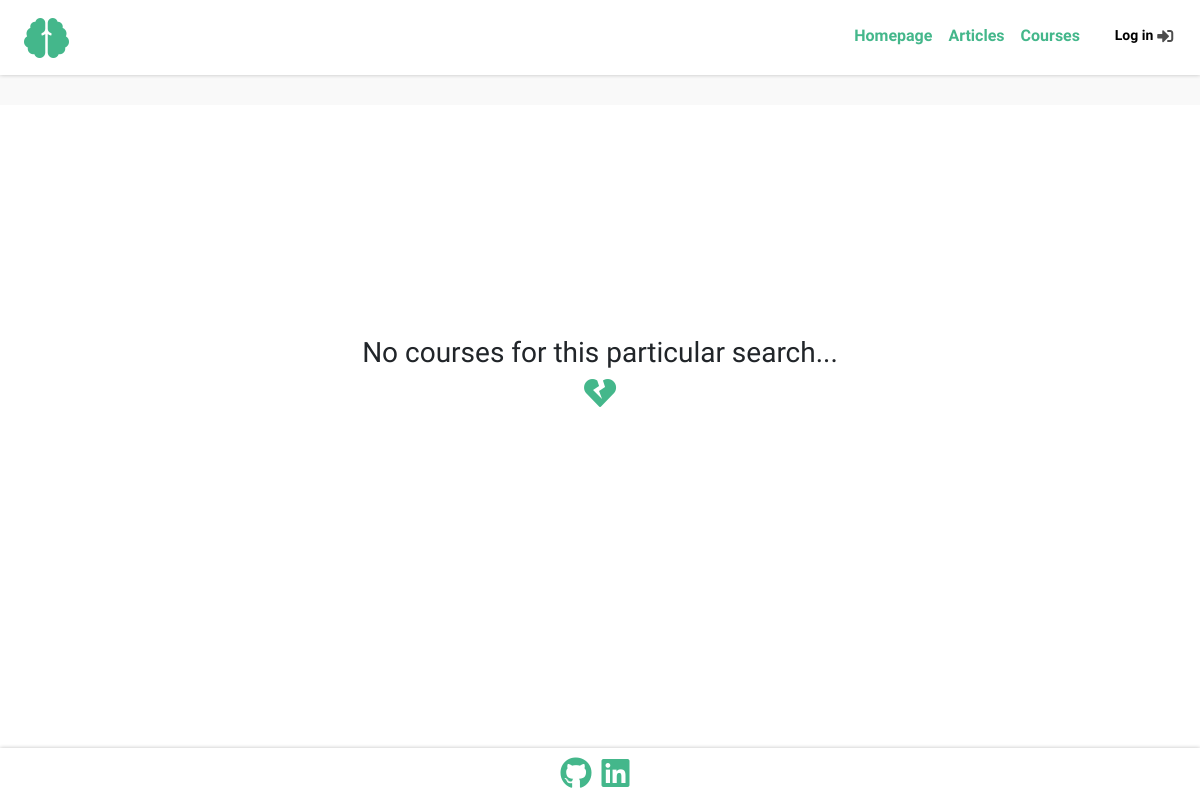
The app's page /courses/, older data.
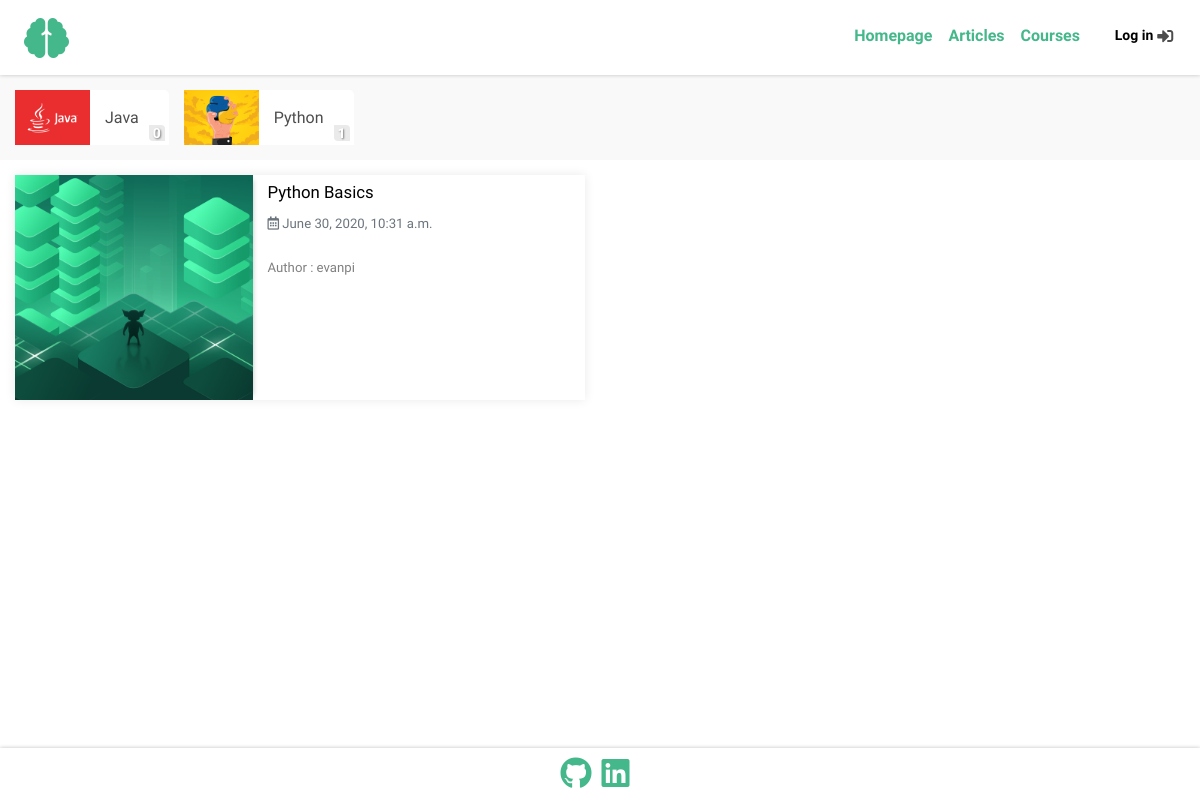
The same page, newer data.
### courses/models.py (models this page shows, shortened)
class CoursesCategories(models.Model):
    class Meta:
        verbose_name = 'Course Category'
        verbose_name_plural = 'Courses Categories'
    title = models.CharField(max_length=100, unique=True)
    slug = models.SlugField(editable=False,max_length=100,default='')
    image = models.ImageField(upload_to = "Courses_Categories_Images", default='', blank=True)

class Courses(models.Model, HitCountMixin):
    class Meta:
        verbose_name = 'Course'
        verbose_name_plural = 'Courses'
    category = models.ForeignKey(CoursesCategories, on_delete=models.SET_NULL, null=True, blank=True)
    title = models.CharField(max_length=256,unique=True)
    search = models.CharField(default='',editable=False,max_length=512)
    slug = models.SlugField(editable=False,max_length=256)
    subtitle = models.CharField(max_length=256, blank=True)
    image = models.ImageField(upload_to = "Courses_Images", default='')
    use_image_as_background_in_course = models.BooleanField(default=True)
    tags = TaggableManager(blank=True)
    created = models.DateTimeField(auto_now_add=True)
    updated = models.DateTimeField(auto_now=True)
    publish_date = models.DateTimeField()
    author = models.CharField(editable=False, default='', max_length=256)

### courses/views.py (the view)
# urls.py: path('', include('courses.urls')),
def courses(request):
    current_datetime = localtime(now())
    categories = CoursesCategories.objects.annotate(courses_count=Count('courses', filter=Q(courses__publish_date__lte=current_datetime)))
    courses = Courses.objects.filter(publish_date__lte=current_datetime).order_by('-publish_date')
    paginator = Paginator(courses, 6)
    page_number = request.GET.get('page')
    page_obj = paginator.get_page(page_number)
    context = {'categories':categories,'courses':courses,'page_obj':page_obj}
    return render(request, 'courses/courses.html', context)

### courses/templates/courses/courses.html (shortened to what this page needs)
{% extends 'courses/base.html' %}
{% load static %}
{% load courses %}
{% load thumbnail %}
{% block links %}
<link rel="stylesheet" href="{% static 'courses/css/courses.css' %}">
{% endblock %}
{% block main %}
{% include 'articles/navigation.html' %}
<div id="categories-container-wrapper" style="padding-top:15px; padding-bottom:15px; background:#f9f9f9;" class="text-center">
    {% for category in categories %}
    <div class="categories-container">
      <a href="#">
        {% thumbnail category.image "200x200" quality=91 as im %}
        <div style="background-image:url({{im.url}});" class="category-image-div">
        </div>
        {% endthumbnail %}
      </a>
      <a href="#">
        <div class="category-info">
          <span class="category-title" style="margin:0;">{{category.title}}</span>
          <div class="category-count">
            <span>{{category.courses_count}}</span>
          </div>
        </div>
      </a>
    </div>
    {% endfor %}
  </div>
  <div id="courses1">
    <div class="container-fluid">
      <div id="coursesContainer" class="row infinite-container">
        {% if courses.count != 0 %}
        {% for course in page_obj %}
        <div class="col-12 col-xl-6 infinite-item">
          <div class="container-fluid">
            <a href="{% url 'course' course.slug %}">
              <div class="row courseRow">
                {% thumbnail course.image "500x500" quality=91 as im %}
                <div style="background-image:url({{im.url}});" class="col-12 col-sm-6 col-xl-5 courseImageDiv">
                </div>
                {% endthumbnail %}
                <div class="col-12 col-sm-6 col-xl-7">
                  <div class="courseInfo">
                    <div class="title-Subtitle-Publised-Author">
                        <h4 class="courseTitle">{{course.title}}</h4>
                      <span class="text-muted published"><i class="far fa-calendar-alt"></i> {{course.publish_date}}</span><br>
                      <span class="author">Author : {{course.author}}</span>
                    </div>
                    <div style="display:flex; flex:1; justify-content:space-between; width:100%;">
                      <div class="tags">
                      </div>
                    </div>
                  </div>
                </div>
              </div>
            </a>
          </div>
        </div>
        {% endfor %}
        {% else %}
          <div class="text-center" id="no-courses-returned" style="width:100%; height:100%; min-height: calc(100vh - 52px); display:flex; flex-direction:column; justify-content:center; align-items:center;">
            <h3 class="d-none d-md-flex">No courses for this particular search...</h3>
            <i style="color:#44b78b;" class="fas fa-heart-broken fa-2x"></i>
          </div>
        {% endif %}
      </div>
    </div>
  </div>
{% endblock %}
{% block footer %}
{% include 'articles/footer.html' %}
{% endblock %}

### courses/templates/courses/base.html (shortened to what this page needs)
{% load static %}
<!doctype html>
<html lang="en">
<head>
  <link rel="stylesheet" href="{% static 'articles/core/bootstrap/css/bootstrap.min.css' %}">
  <link rel="stylesheet" href="{% static 'articles/css/base.css' %}">
  <link rel="stylesheet" href="{% static 'articles/css/navigation.css' %}">
  <link rel="stylesheet" href="https://use.fontawesome.com/releases/v5.6.3/css/all.css">
  {% block links %}
  {% endblock %}
</head>
<body id="Site">
  <main id="Site-content">
    {% block main %}
    {% endblock %}
  </main>
  {% block footer %}
  {% endblock %}
</body>
</html>

### articles/templates/articles/navigation.html (shortened to what this page needs)
{% load static %}
<div style="height:75px;" class="d-none d-md-block navHBlock"></div>
<div id="navbarWrapper" class="d-none d-md-block">
  <nav class="navbar navbar-expand-md">
    <a class="navbar-brand" href="{% url 'index' %}">
      <i class="fas fa-brain fa-2x"></i>
    </a>
    <div id="navbarLinks">
      <ul class="navbar-nav">
        <li class="nav-item">
          <a class="nav-link" href="{% url 'index' %}" id="navbarHome"><span>Homepage</span></a>
        </li>
        <li class="nav-item">
          <a class="nav-link" href="{% url 'articles' %}" id="navbarArticles"><span>Articles</span></a>
        </li>
        <li class="nav-item">
          <a class="nav-link" href="{% url 'courses' %}" id="navbarCourses"><span>Courses</span></a>
        </li>
        {% if user.is_authenticated %}
        <li id="user-image-menu" class="nav-item" style="margin-right:15px; margin-left:30px; position: relative;">
          {% if user.profile.profile_image %}
          <div class="user-nav-link">
              <div class="userImageDiv" style="background-image: url({{user.profile.profile_image.url}});">
              </div>
              <span style="margin-left: 4px;">{{user.username}}</span>
          </div>
            {% else %}
            <div class="user-nav-link">
              <div class="firstLetterImageDiv">
                <span>{{user.username|upper|first}}</span>
              </div>
              <span style="margin-left: 4px;">{{user.username}}</span>
            </div>
          {% endif %}
          <div id="user-image-dropdown-menu">
            <div id="user-image-dropdown-menu-inner">
              <a style="margin:0;" href="{% url 'profile' %}" class="nav-link log-in-out-nav-link">
                <div class="nav-tools-login">
                  <span style="font-size:14px;">Account</span>
                </div>
              </a>
              {% if user.is_authenticated %}
                <a href="{% url 'logout' %}" class="nav-link log-in-out-nav-link">
                  <div class="nav-tools-login">
                    <span style="font-size:14px;">Log out</span>
                    <i style="color:#4d4d4d;" class="fas fa-sign-out-alt"></i>
                  </div>
                </a>
              {% else %}
                <a href="{% url 'login' %}" class="nav-link log-in-out-nav-link">
                  <div class="nav-tools-login">
                    <span style="font-size:14px;">Log in</span>
                    <i style="color:#4d4d4d;" class="fas fa-sign-in-alt"></i>
                  </div>
                </a>
              {% endif %}
            </div>
          </div>
        </li>
        {% else %}
        <div style="width:112px;">
          <a href="{% url 'login' %}" class="nav-link log-in-out-nav-link">
            <div class="nav-tools-login">
              <span style="font-size:14px;">Log in</span>
              <i style="color:#4d4d4d;" class="fas fa-sign-in-alt"></i>
            </div>
          </a>
        </div>
        {% endif %}
      </ul>
    </div>
  </nav>
</div>

### articles/templates/articles/footer.html
<div id="footer" style="min-height:52px; background:white; box-shadow:0px 0px 4px silver; width:100%; display:flex; justify-content:center; align-items:center;">
<a href="https://github.com/Evan-Pi" target="_blank">
  <i style="margin:0px 10px 0px 0px; color:#44b78b;" class="fab fa-github fa-2x"></i>
</a>
<a href="https://www.linkedin.com/in/evangelos-pisinas-3aba94177/" target="_blank">
  <i style="margin:0px 10px 0px 0px; color:#44b78b;" class="fab fa-linkedin fa-2x"></i>
</a>
</div>

### articles/static/articles/css/base.css (style rules this page uses)
#Site { display: flex; min-height: 100vh; flex-direction: column; }
#Site-content { flex: 1; }
body, html { font-family: 'Didact Gothic'; max-width: 100vw !important; overflow-x: hidden; }
a { text-decoration: none !important; outline: none !important; }

### articles/static/articles/css/navigation.css (style rules this page uses)
.navbar { min-height: 75px; width: 100%; position: fixed; top: 0; background: white; box-shadow: 0px 0px 4px silver; padding: 4px 0px 4px 0px; z-index: 800; }
#navbarLinks { width: 100%; }
.navbar-nav { display: flex; justify-content: flex-end; align-items: center; }
.navbar-brand { margin-left: 2vw; display: flex; flex-direction: column; justify-content: center; align-items: center; }
.navbar-brand i { color: #44b78b; }
.navbar-nav a { color: #44b78b; transition: 0.4s; font-size: 16px; }
.navbar .nav-link { transition: all 0.3s ease-in-out; font-weight: bold; }
.navbar .nav-link:after { content: ''; display: block; margin: auto; margin-top: 2px; height: 2px; width: 0px; background: transparent; transition: width .5s ease, background-color .5s ease; }
.nav-tools-login { display: flex; justify-content: center; align-items: center; cursor: pointer; color: black; }
.nav-tools-login i { margin-left:4px; }

### courses/static/courses/css/courses.css (style rules this page uses)
#categories-container-wrapper { display: flex; justify-content: flex-start; align-items: center; max-width: 100vw; overflow-x: auto; }
.categories-container { display: flex; justify-content: flex-start; align-items: center; transition: 0.4s; cursor: pointer; margin-left: 15px; border-top-right-radius: 5px; border-bottom-right-radius: 5px; }
.category-image-div { background-position: center; background-size: cover; background-repeat: no-repeat; height: 55px; width: 75px; }
.category-info { height: 55px; display: flex; flex-direction: column; justify-content: center; align-items: center; background-color: #fff; padding-left: 15px; padding-right: 30px; white-space: nowrap; border-top-right-radius: 5px; border-width: 1px; border-color: #eaeaea; color: #4d4d4d; position: relative; }
.category-count { height: 16px; width: 16px; background: #eaeaea; border-top-right-radius: 4px; border-bottom-left-radius: 4px; color: #fff; display: flex; flex-direction: column; justify-content: center; align-items: center; position: absolute; bottom: 4px; right: 4px; font-size: 14px; font-weight: bold; text-shadow: 1px 1px 2px gray; }
#courses1 { width: 100%; display: flex; flex-direction: column; justify-content: flex-start; align-items: center; padding-top: 15px; }
.courseRow { box-shadow: 0px 0px 10px #eaeaea; margin-bottom: 30px; transition: 0.4s; background: white; }
.courseInfo { display: flex; flex-direction: column; justify-content: flex-start; align-items: flex-start; height: 100%; }
.title-Subtitle-Publised-Author { display: flex; flex-direction: column; justify-content: space-between; }
.courseImageDiv { padding: 0; background-position: center; background-size: cover; background-repeat: no-repeat; box-shadow: 5px 0 5px -5px silver; min-height: 225px; }
.title-Subtitle-Publised-Author .courseTitle { margin-top: 7px; color: black; font-size: 1.05rem; }
.author { font-family: 'Didact Gothic', sans-serif; margin: 0; font-weight: normal; color: gray; font-size: 13.2px; }
.published { margin-top: 4px; font-size: 13.2px; }
.tags { width: 100%; display: flex; flex-direction: column; justify-content: flex-end; align-items: flex-start; margin-top: 15px; margin-bottom: 15px; }

Row changes from the older to the newer data that the page shows:
added CoursesCategories: shows a picture, title "Java", courses_count "0"
added CoursesCategories: shows a picture, title "Python", courses_count "1"
added Courses: title "Python Basics", publish_date "June 30, 2020, 10:31 a.m.", author "evanpi"
Text that changed along with them:
text no longer shown: "No courses for this particular search..."
